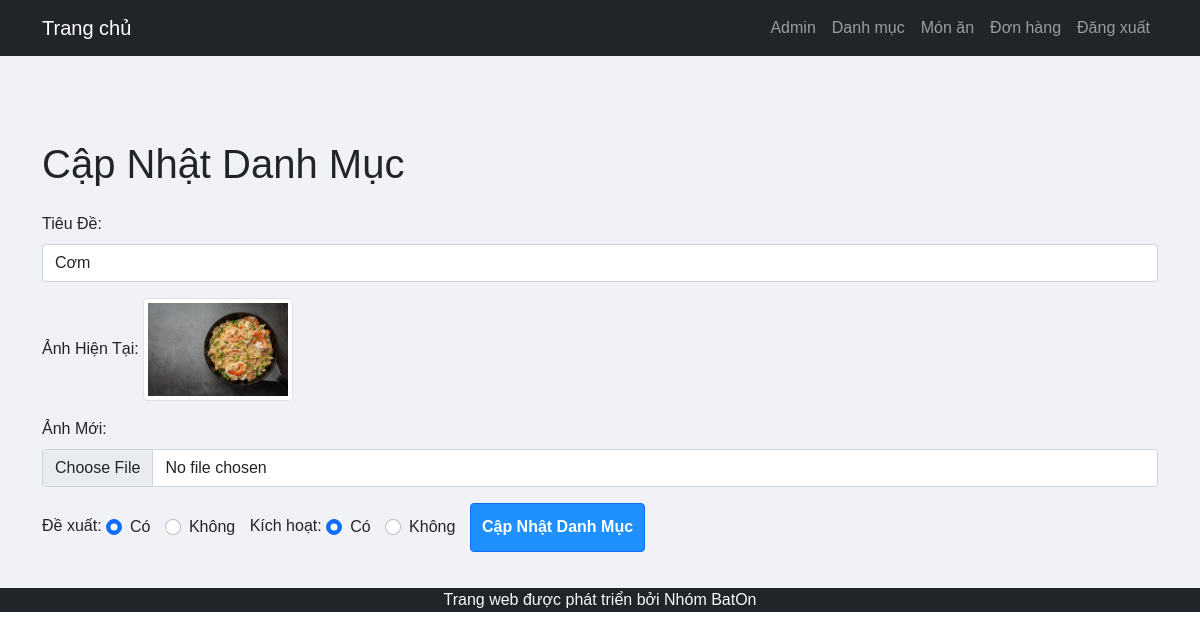
The app's page /admin/update-category.php?id=9 (signed in) with its own data.
### tables this page shows
CREATE TABLE `tbl_category` (
  `id` int(10) UNSIGNED NOT NULL,
  `title` varchar(100) NOT NULL,
  `image_name` varchar(255) NOT NULL,
  `featured` varchar(10) NOT NULL,
  `active` varchar(10) NOT NULL
);

### admin/oop/Category.php (called while the page is built, shortened)
<?php
class Category
{
  private $id;
  private $title;
  private $image_name;
  private $featured;
  private $active;
  public function __construct($title, $image_name, $featured, $active)
  {
    $this->title = $title;
    $this->image_name = $image_name;
    $this->featured = $featured;
    $this->active = $active;
  }
  public function getId()
  {
    return $this->id;
  }
  public function getTitle()
  {
    return $this->title;
  }
  public function getImageName()
  {
    return $this->image_name;
  }
  public function getFeatured()
  {
    return $this->featured;
  }
  public function getActive()
  {
    return $this->active;
  }
  public function setId($id)
  {
    $this->id = $id;
  }
  public function setTitle($title)
  {
    $this->title = $title;
  }
  public function setImageName($image_name)
  {
    $this->image_name = $image_name;
  }
  public function setFeatured($featured)
  {
    $this->featured = $featured;
  }
  public function setActive($active)
  {
    $this->active = $active;
  }
  public function getCategoryById($conn)
  {
    $id = $this->getId();
    $sql = "SELECT * FROM tbl_category WHERE id=$id";
    $res = mysqli_query($conn, $sql);
    if ($res) {
      $count = mysqli_num_rows($res);
      if ($count == 1) {
        return true;
      }
    }
    return false;
  }
}
?>

### admin/update-category.php (the view, shortened to what this page needs)
<?php include('partials/menu.php'); ?>
<?php include('oop/Category.php'); ?>
<div class="main-content">
  <div class="container mt-5">
    <h1 class="mb-4">Cập Nhật Danh Mục</h1>
    <?php
    if (isset($_GET['id'])) {
      $id = $_GET['id'];
      $category = new Category('', '', '', '');
      $category->setId($id);
      $result = $category->getCategoryById($conn);
      if ($result) {
        $title = $category->getTitle();
        $current_image = $category->getImageName();
        $featured = $category->getFeatured();
        $active = $category->getActive();
      } else {
        $_SESSION['no-category-found'] = "<div class='alert alert-danger'>Không Tìm Thấy Danh Mục.</div>";
        header('location:' . SITEURL . 'admin/manage-category.php');
      }
    } else {
      header('location:' . SITEURL . 'admin/manage-category.php');
    }
    ?>
    <form action="" method="POST" enctype="multipart/form-data">
      <div class="mb-3">
        <label for="title" class="form-label">Tiêu Đề:</label>
        <input type="text" required name="title" value="<?php echo $title; ?>" class="form-control">
      </div>
      <div class="mb-3">
        <label for="current_image" class="form-label">Ảnh Hiện Tại:</label>
        <?php
        if ($current_image != "") {
          ?>
          <img src="<?php echo SITEURL; ?>images/category/<?php echo $current_image; ?>" class="img-thumbnail"
            width="150px">
          <?php
        } else {
          echo "<div class='alert alert-danger'>Ảnh Không Được Thêm.</div>";
        }
        ?>
      </div>
      <div class="mb-3">
        <label for="image" class="form-label">Ảnh Mới:</label>
        <input type="file" name="image" class="form-control">
      </div>
      <?php include('forms/update-featured.php'); ?>
      <?php include('forms/update-active.php'); ?>
      <button type="submit" name="submit" class="btn btn-primary">Cập Nhật Danh Mục</button>
    </form>
  </div>
</div>
<?php include('partials/footer.php'); ?>

### admin/forms/update-featured.php
<tr>
  <td>Đề xuất: </td>
  <td>
    <div class="form-check form-check-inline">
      <input id="featured-yes" <?php if ($featured == "Có") { echo "checked"; } ?> type="radio" name="featured" value="Có" class="form-check-input">
      <label class="form-check-label" for="featured-yes">Có</label>
    </div>
    <div class="form-check form-check-inline">
      <input id="featured-no" <?php if ($featured == "Không") { echo "checked"; } ?> type="radio" name="featured" value="Không" class="form-check-input">
      <label class="form-check-label" for="featured-no">Không</label>
    </div>
  </td>
</tr>

### admin/forms/update-active.php
<tr>
  <td>Kích hoạt: </td>
  <td>
    <div class="form-check form-check-inline">
      <input  class="form-check-input" id="active-yes" <?php if ($active == "Có") { echo "checked"; } ?> type="radio" name="active" value="Có">
      <label class="form-check-label" for="active-yes">Có</label>
    </div>
    <div class="form-check form-check-inline">
      <input id="active-no" <?php if ($active == "Không") { echo "checked"; } ?> type="radio" name="active" value="Không" class="form-check-input" >
      <label class="form-check-label" for="active-no">Không</label>
    </div>
  </td>
</tr>

### css/admin.css (style rules this page uses)
* { margin: 0; padding: 0; font-family: Arial, Helvetica, sans-serif; }
.btn-primary { background-color: #1e90ff; padding: 1%; color: white; text-decoration: none; font-weight: bold; }
.main-content { background-color: #f1f2f6; padding: 3% 0; }
.form-check-label { margin-bottom: 0; }
.form-check-inline { margin-right: 10px; }

### records on screen
tbl_category: title "Cơm", image_name (picture), featured "☑ Có", featured "☐ Không", active "☑ Có", active "☐ Không"
